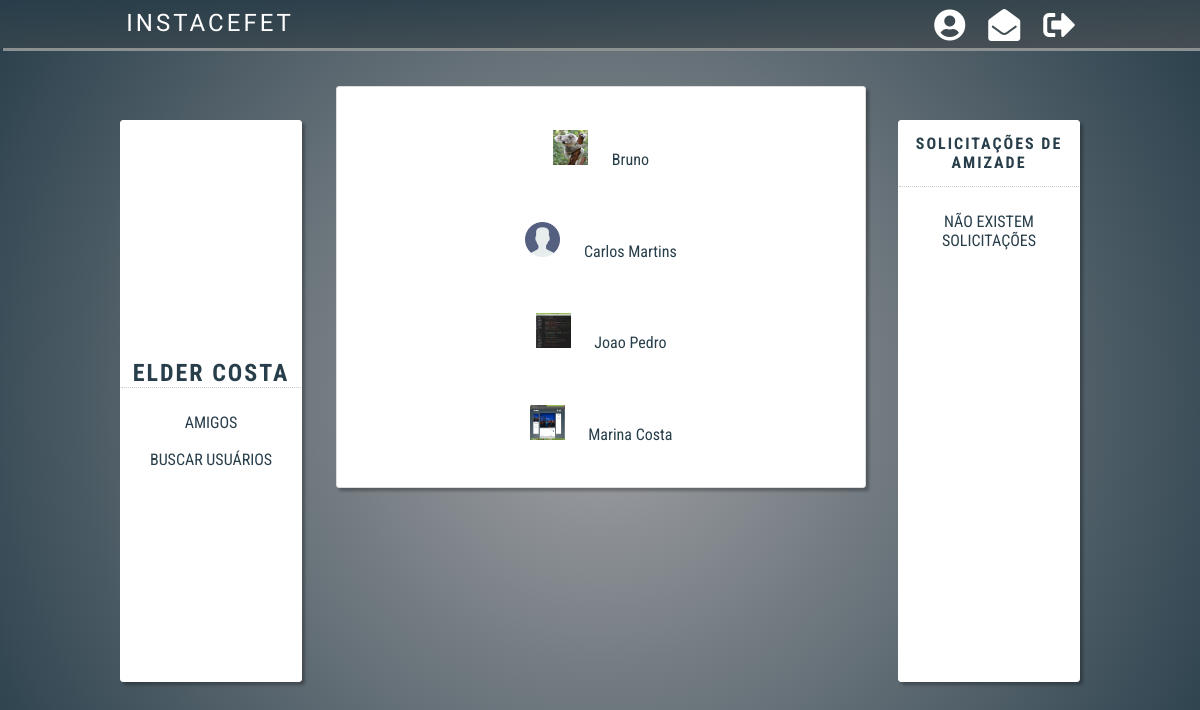
The app's page /amigos.php (signed in) with its own data.
### tables this page shows
CREATE TABLE `usuario` (
  `id` int(11) NOT NULL,
  `nome` varchar(255) NOT NULL,
  `sobrenome` varchar(255) NOT NULL,
  `dataNascimento` date NOT NULL,
  `email` varchar(255) NOT NULL,
  `apelido` varchar(255) NOT NULL,
  `senha` varchar(255) NOT NULL,
  `dataIngresso` date DEFAULT NULL
);

CREATE TABLE `amigos` (
  `id` int(11) NOT NULL,
  `dataSolicitacao` date NOT NULL,
  `idSolicitante` int(11) NOT NULL,
  `dataConfirmacao` date DEFAULT NULL,
  `idSolicitado` int(11) NOT NULL,
  `situacao` varchar(1) DEFAULT 'P'
);

### amigos.php (the view, shortened to what this page needs)
<?php
	$con=BDSingleton::getConexao();
	if(isset($_GET['id']) && $_GET['id']!=""){
		$idUsuario=$_GET['id'];
	}else{
		$idUsuario=$_SESSION['id'];
	}
	$ps=$con->query("SELECT * FROM usuario where id=$idUsuario;");
							$regs = $ps->fetchAll();
?>
<html lang="pt-br">
    <head>
        <link rel="stylesheet" type="text/css" href="css/index.css">
        <link rel="stylesheet" type="text/css" href="css/home.css"/>
        <link rel="stylesheet" href="https://use.fontawesome.com/releases/v5.0.13/css/all.css">
    </head>
    <body>
		<div class="header slow-transition">
            <div class="wrapper">
                <a class="logo" href="home.php">INSTACEFET</a>
				<nav>
					<ul>
						<li><a href="logout.php"><i class="fa fa-sign-out-alt fa-2x"></i></a></li>
						<li><a href="#"><i class="fa fa-envelope-open fa-2x"></i></a></li>
						<li><a href="perfil.php"><i class="fa fa-user-circle fa-2x"></i></a></li>
					</ul>
				</nav>
            </div>
        </div>
        <main class="centralizado">
			<aside class="mural mural-perfil box-effect">
				<div class="menu" >
					<div style="cursor:default;background-image:url(
						<?php
							foreach($regs as $row){
								$apelido=$row['apelido'];
								$nome=$row['nome'];
								$sobrenome=$row['sobrenome'];
							}
							echo 'usuarios/'.$apelido.'/perfil.jpg'
						?>);" class="foto-perfil">
					</div>
					<a href="perfil.php"><h1><?php echo $nome." ".$sobrenome; ?></h1></a><br/>
				</div>
				<div class="hot-post">
					<ul class="lista-menu">
						<li>
							<?php
								echo "<a href='amigos.php?id=" . $idUsuario . "'>";
								echo "Amigos</a>"
							?>
						</li>
						<li><a href='buscarUsuario.php'>Buscar Usuários</a></li>
					</ul>
				</div>
			</aside>
			<section class="mural-timeline">
				<div style="height:inherit;"class="post box-effect mural-foto">
                    <ul class="lista-menu">
						<?php
							$ps=$con->query("SELECT DISTINCT a.id, u.id, u.nome, u.sobrenome, u.apelido
						   FROM amigos AS a
						   JOIN usuario AS u ON a.idSolicitado = u.id
						   or a.idSolicitante = u.id
						   WHERE idSolicitado = $idUsuario
						   OR idSolicitante = $idUsuario
						   AND situacao = 'A'
						   ORDER BY u.nome LIMIT 100;");
							$regs = $ps->fetchAll();
							if(count($regs)<=0){
									echo '<p> Não foi encontrado nenhum Amigo!</p>';
							}else{
								foreach($regs as $row){
									if($row['id']!=$idUsuario){
										echo "<li>";
										echo "<a href='perfil-amigo.php?id=" . $row['id'] . "'>";
										echo "<img style='margin-right:5%;width: 35px; height: 35px;' src='usuarios/" . $row['apelido'] . "/perfil.jpg'/>";
										echo "<span>" . $row['nome']  ."   ". $row['sobrenome'] ."</span></a>";
										echo '</li>';
									}
								}
							}
                        ?>
                    </ul>
				</div>
			</section>
			<aside class="mural mural-amizade box-effect">
				<div class="menu">
					<h2>Solicitações de Amizade</h2>
				</div>
				<div class="hot-post">
					<ul class="lista-menu">
						<?php
							$idUsuario=$_SESSION['id'];
							$ps=$con->query("SELECT a.id, u.id as usuario_id, u.nome as usuario_nome,
							 u.sobrenome as usuario_sobrenome, u.apelido as usuario_apelido
							FROM amigos AS a
							JOIN usuario AS u ON a.idSolicitante = u.id
							WHERE idSolicitado = $idUsuario
							AND situacao = 'p'
							ORDER BY u.nome LIMIT 100;");
							$regs = $ps->fetchAll();
							if(count($regs)<=0){
								echo '<li>';
								echo "Não existem solicitações";
								echo '</li>';
							}
                        ?>
                    </ul>
				</div>
			</aside>
        </main>
    </body>
</html>

### css/index.css (style rules this page uses)
* { font-family: 'Roboto Condensed', sans-serif; }
.slow-transition { -webkit-transition: 1s linear; -moz-transition: 1s linear; -o-transition: 1s linear; }
.box-effect { border:1px solid #FFF; border-radius:3px; box-shadow: 3px 3px 3px rgba(10, 10, 10, 0.3); }
body { margin:0 auto; background: radial-gradient(circle,rgba(158, 158, 161, 0.959),#283e4a); }
.header { width:100%; background:linear-gradient(to bottom right,#283e4a,#4a4f52d2); padding:0.526%; margin:0; box-shadow:3px 3px rgba(142, 146, 146, 0.973); position:fixed; top:0; }
.wrapper { width:80%; margin: 0 auto; padding:0.265%; }
.logo { color:#fff; text-decoration:none; font-size:1.5em; font-family: 'Bowlby One SC', cursive; letter-spacing: 3px; }

### css/home.css (style rules this page uses)
.centralizado { width:80%; margin:5% auto; }
nav { width:30%; color:#FFF; float:right; }
nav ul { width:100%; padding:0; margin:0; display:inline; list-style-type:none; float:right; }
nav li { float:right; margin:0 4%; }
nav a { color:#fff; text-decoration:none; cursor:pointer; }
.mural { float:left; }
.mural-perfil, .mural-amizade { text-transform:uppercase; background-color:#fff; width:15%; position:fixed; height:70%; top:15%; }
.mural-perfil { left:10%; }
.mural-amizade { right:10%; }
.mural-timeline { width:55%; margin:9% auto; }
.foto-perfil { position:relative; background-image:url(../img/logo.jpg); background-position:center; width:100%; height:40%; background-size: 100% 100%; cursor: pointer; margin-bottom:8%; }
.menu { border-bottom:1px dotted #ccc; text-align: center; color:#283e4a; letter-spacing: 2px; }
.menu a { text-decoration:none; cursor:pointer; color:#283e4a; }
.menu h1 { display:inline; }
.menu h2 { font-size:1em; }
.hot-post { width:100%; background-color:#fff; }
.post { background-color:#fff; width:100%; border:1px solid #ddd; margin-bottom:2%; }
.mural-foto { background-color:#fff; border:1px solid #ddd; margin-bottom:2%; height:50%; position:relative; background-size: 100% 100%; }
.lista-menu { list-style-type:none !important; color:#283e4a; text-align:center; padding:0; }
.lista-menu li { padding:5%; }
.lista-menu a { text-decoration:none; cursor:pointer; color:#283e4a; }

### records on screen
usuario: nome "ELDER", sobrenome "COSTA"
amigos: idSolicitante.apelido (picture), idSolicitante.nome "Bruno"
amigos: idSolicitado.apelido (picture), idSolicitado.nome "Carlos", idSolicitado.sobrenome "Martins"
amigos: idSolicitado.apelido (picture), idSolicitado.nome "Joao", idSolicitado.sobrenome "Pedro"
amigos: idSolicitante.apelido (picture), idSolicitante.nome "Marina", idSolicitante.sobrenome "Costa"
